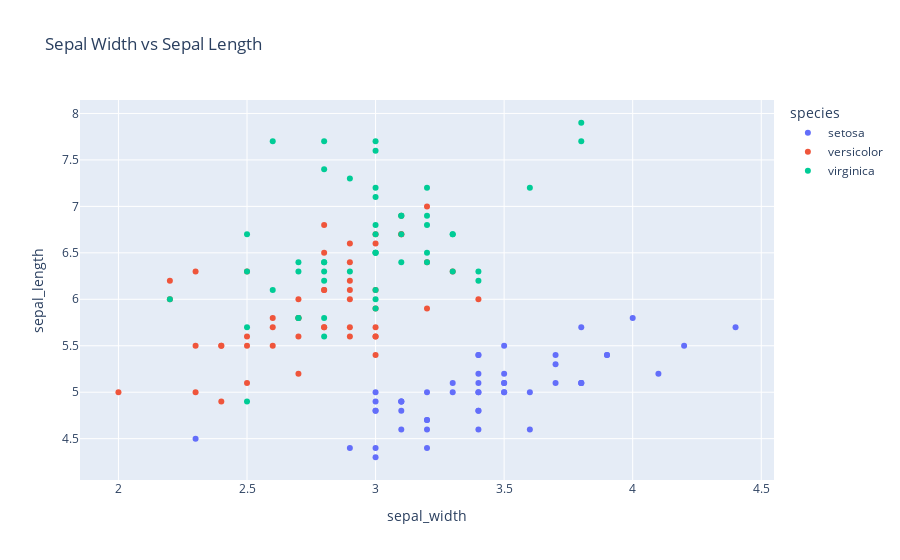

Notebook code cell kept with this figure:
### Code cell
fig = px.scatter(iris, 'sepal_width', 'sepal_length', title='Sepal Width vs Sepal Length', color='species')
fig.show()

### Figure 1 — Plotly figure (JSON) as saved in the notebook; plotly's stock layout.template omitted (floating-point values rounded to 4 significant figures)
{"data": [{"hovertemplate": "species=setosa<br>sepal_width=%{x}<br>sepal_length=%{y}<extra></extra>", "legendgroup": "setosa", "marker": {"color": "#636efa", "symbol": "circle"}, "mode": "markers", "name": "setosa", "orientation": "v", "showlegend": true, "type": "scatter", "x": [3.5, 3, 3.2, 3.1, 3.6, 3.9, 3.4, 3.4, 2.9, 3.1, 3.7, 3.4, 3, 3, 4, 4.4, 3.9, 3.5, 3.8, 3.8, 3.4, 3.7, 3.6, 3.3, 3.4, 3, 3.4, 3.5, 3.4, 3.2, 3.1, 3.4, 4.1, 4.2, 3.1, 3.2, 3.5, 3.1, 3, 3.4, 3.5, 2.3, 3.2, 3.5, 3.8, 3, 3.8, 3.2, 3.7, 3.3], "xaxis": "x", "y": [5.1, 4.9, 4.7, 4.6, 5, 5.4, 4.6, 5, 4.4, 4.9, 5.4, 4.8, 4.8, 4.3, 5.8, 5.7, 5.4, 5.1, 5.7, 5.1, 5.4, 5.1, 4.6, 5.1, 4.8, 5, 5, 5.2, 5.2, 4.7, 4.8, 5.4, 5.2, 5.5, 4.9, 5, 5.5, 4.9, 4.4, 5.1, 5, 4.5, 4.4, 5, 5.1, 4.8, 5.1, 4.6, 5.3, 5], "yaxis": "y"}, {"hovertemplate": "species=versicolor<br>sepal_width=%{x}<br>sepal_length=%{y}<extra></extra>", "legendgroup": "versicolor", "marker": {"color": "#EF553B", "symbol": "circle"}, "mode": "markers", "name": "versicolor", "orientation": "v", "showlegend": true, "type": "scatter", "x": [3.2, 3.2, 3.1, 2.3, 2.8, 2.8, 3.3, 2.4, 2.9, 2.7, 2, 3, 2.2, 2.9, 2.9, 3.1, 3, 2.7, 2.2, 2.5, 3.2, 2.8, 2.5, 2.8, 2.9, 3, 2.8, 3, 2.9, 2.6, 2.4, 2.4, 2.7, 2.7, 3, 3.4, 3.1, 2.3, 3, 2.5, 2.6, 3, 2.6, 2.3, 2.7, 3, 2.9, 2.9, 2.5, 2.8], "xaxis": "x", "y": [7, 6.4, 6.9, 5.5, 6.5, 5.7, 6.3, 4.9, 6.6, 5.2, 5, 5.9, 6, 6.1, 5.6, 6.7, 5.6, 5.8, 6.2, 5.6, 5.9, 6.1, 6.3, 6.1, 6.4, 6.6, 6.8, 6.7, 6, 5.7, 5.5, 5.5, 5.8, 6, 5.4, 6, 6.7, 6.3, 5.6, 5.5, 5.5, 6.1, 5.8, 5, 5.6, 5.7, 5.7, 6.2, 5.1, 5.7], "yaxis": "y"}, {"hovertemplate": "species=virginica<br>sepal_width=%{x}<br>sepal_length=%{y}<extra></extra>", "legendgroup": "virginica", "marker": {"color": "#00cc96", "symbol": "circle"}, "mode": "markers", "name": "virginica", "orientation": "v", "showlegend": true, "type": "scatter", "x": [3.3, 2.7, 3, 2.9, 3, 3, 2.5, 2.9, 2.5, 3.6, 3.2, 2.7, 3, 2.5, 2.8, 3.2, 3, 3.8, 2.6, 2.2, 3.2, 2.8, 2.8, 2.7, 3.3, 3.2, 2.8, 3, 2.8, 3, 2.8, 3.8, 2.8, 2.8, 2.6, 3, 3.4, 3.1, 3, 3.1, 3.1, 3.1, 2.7, 3.2, 3.3, 3, 2.5, 3, 3.4, 3], "xaxis": "x", "y": [6.3, 5.8, 7.1, 6.3, 6.5, 7.6, 4.9, 7.3, 6.7, 7.2, 6.5, 6.4, 6.8, 5.7, 5.8, 6.4, 6.5, 7.7, 7.7, 6, 6.9, 5.6, 7.7, 6.3, 6.7, 7.2, 6.2, 6.1, 6.4, 7.2, 7.4, 7.9, 6.4, 6.3, 6.1, 7.7, 6.3, 6.4, 6, 6.9, 6.7, 6.9, 5.8, 6.8, 6.7, 6.7, 6.3, 6.5, 6.2, 5.9], "yaxis": "y"}], "layout": {"legend": {"title": {"text": "species"}, "tracegroupgap": 0}, "title": {"text": "Sepal Width vs Sepal Length"}, "xaxis": {"anchor": "y", "domain": [0, 1], "title": {"text": "sepal_width"}}, "yaxis": {"anchor": "x", "domain": [0, 1], "title": {"text": "sepal_length"}}}}
